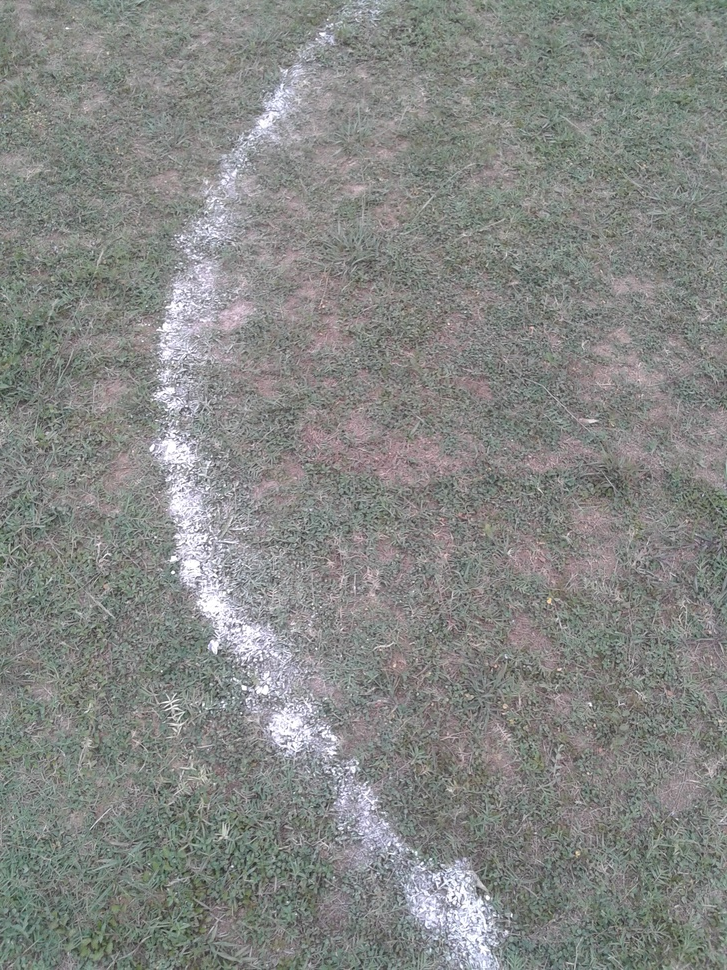
//> input picture environment/interpretation/lane_detector/data/b.jpg, 727 x 970 px, shrunk from 1920 x 2560 before the run
$ ./harrisCorner ../../lane_detector/data/b.jpg   (built with g++ and OpenCV 4)
//> lines starting //> are read from the running program, lines starting //| are printed output that depends on the picture; after the words box and inside, x2 and y2 are one past the last pixel; in counts of white or black regions, pixels touching at a corner belong together
#include "opencv2/highgui/highgui.hpp"
#include "opencv2/imgproc/imgproc.hpp"
#include <iostream>
#include <stdio.h>
#include <stdlib.h>

using namespace cv;
using namespace std;

/// Global variables
Mat src, src_gray;
int thresh = 140;
int max_thresh = 255;

char* source_window = "Source image";
char* corners_window = "Corners detected";

/// Function header
void cornerHarris_demo( int, void* );

/** @function main */
int main( int argc, char** argv )
{
  /// Load source image and convert it to gray
  src = imread( argv[1], 1 );
//> src is the input picture: 970 rows x 727 cols, CV_8UC3; mean B, G, R 133.1, 135.5, 133.5
  cvtColor( src, src_gray, CV_BGR2GRAY );

  // [6 lines of commented-out code are left out]
  cornerHarris_demo( 0, 0 );
  // if(cv::waitKey(33)==27)break;}


  waitKey(0);
  return(0);
}

/** @function cornerHarris_demo */
void cornerHarris_demo( int, void* )
{

  Mat dst, dst_norm, dst_norm_corners;
  dst = Mat::zeros( src.size(), CV_32FC1 );
  dst_norm_corners = Mat::zeros( src.size(), CV_32FC1 );
  /// Detector parameters
  int blockSize = 2;
  int apertureSize = 3;
  double k = 0.04;

  /// Detecting corners
  cornerHarris( src_gray, dst, blockSize, apertureSize, k, BORDER_DEFAULT );
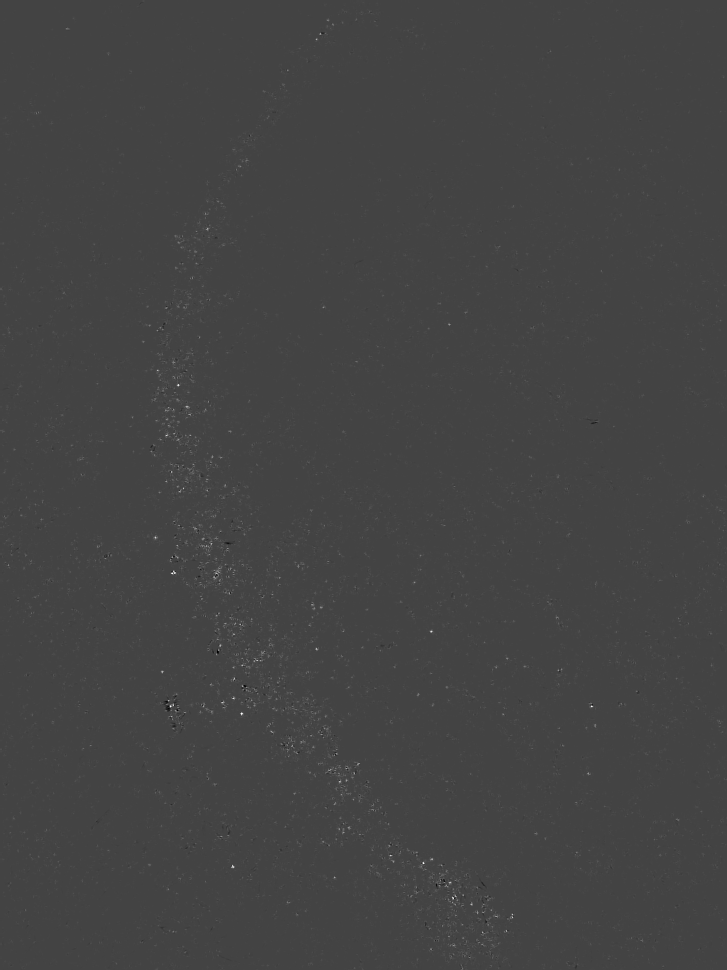
//> dst: 970 rows x 727 cols, CV_32FC1; min -0.00258, max 0.00719, mean 2.7e-05; drawn with min black and max white

  /// Normalizing
  normalize( dst, dst_norm, 0, 255, NORM_MINMAX, CV_32FC1, Mat() );
  // convertScaleAbs( dst_norm, dst_norm_scaled );

  /// Drawing a circle around corners
  for( int j = 0; j < dst_norm.rows ; j++ )
     { for( int i = 0; i < dst_norm.cols; i++ )
          {
            if( (int) dst_norm.at<float>(j,i) > thresh && (int) dst_norm.at<float>(j,i) < max_thresh )
              {
               circle( dst_norm_corners, Point( i, j ), 5,  Scalar(255), 2, 8, 0 );
              }
          }
     }
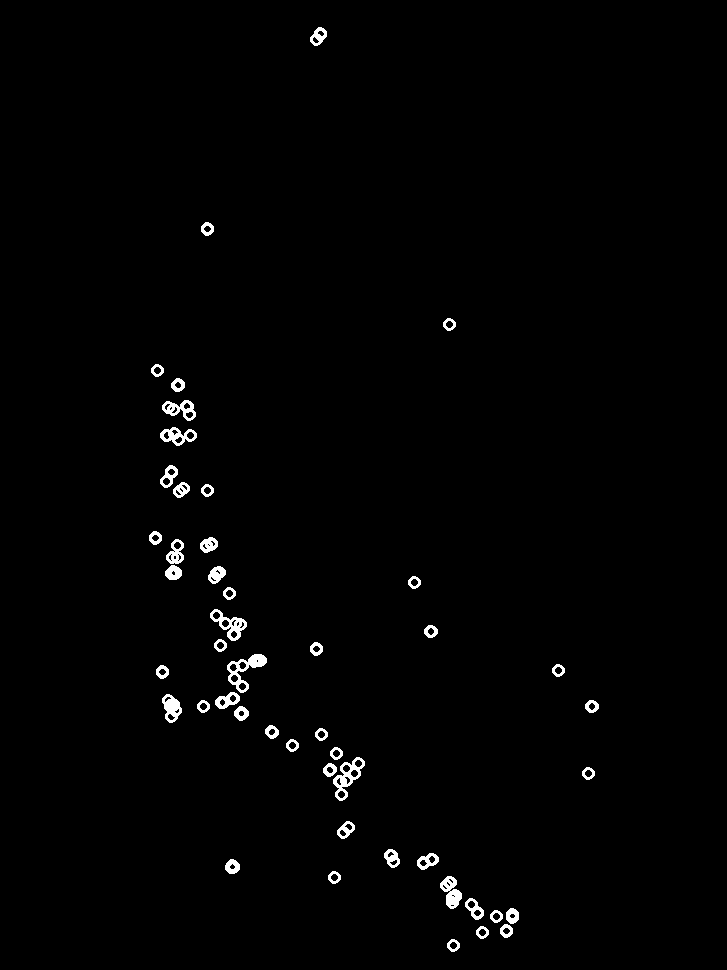
//> dst_norm_corners: 970 rows x 727 cols, CV_32FC1; 1.2% white; 48 white regions, largest, box (x1, y1, x2, y2) and area: (227, 654, 267, 693) 534, (333, 757, 365, 801) 500, (210, 609, 247, 641) 426
  /// Showing the result
  namedWindow( corners_window, CV_WINDOW_AUTOSIZE );
  imshow( corners_window, dst_norm_corners );
}

$ run again, on environment/interpretation/lane_detector/data/original.jpg
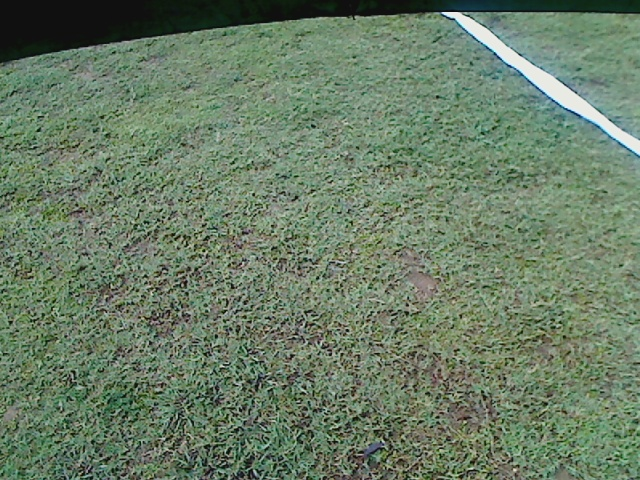
//> input picture environment/interpretation/lane_detector/data/original.jpg, 640 x 480 px
//> src is the input picture: 480 rows x 640 cols, CV_8UC3; mean B, G, R 102.9, 125.8, 106.6
//> `cvtColor( src, src_gray, CV_BGR2GRAY );`:
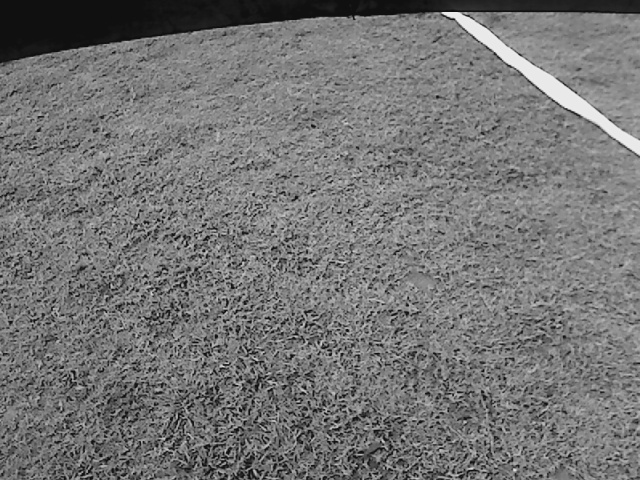
//> src_gray: 480 rows x 640 cols, CV_8UC1; min 9, max 244, mean 117.4
//> in cornerHarris_demo, `cornerHarris( src_gray, dst, blockSize, apertureSize, k, BORDER_DEFAUL..`:
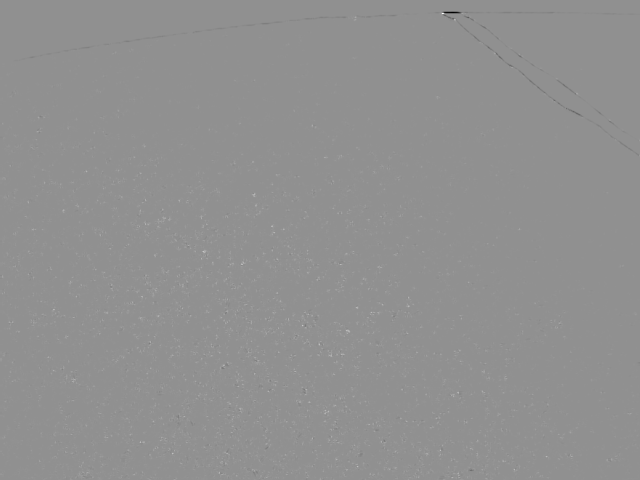
//> dst: 480 rows x 640 cols, CV_32FC1; min -0.0218, max 0.0166, mean 5.45e-05; drawn with min black and max white

$ run again, on environment/interpretation/lane_detector/data/tsc2015.jpg
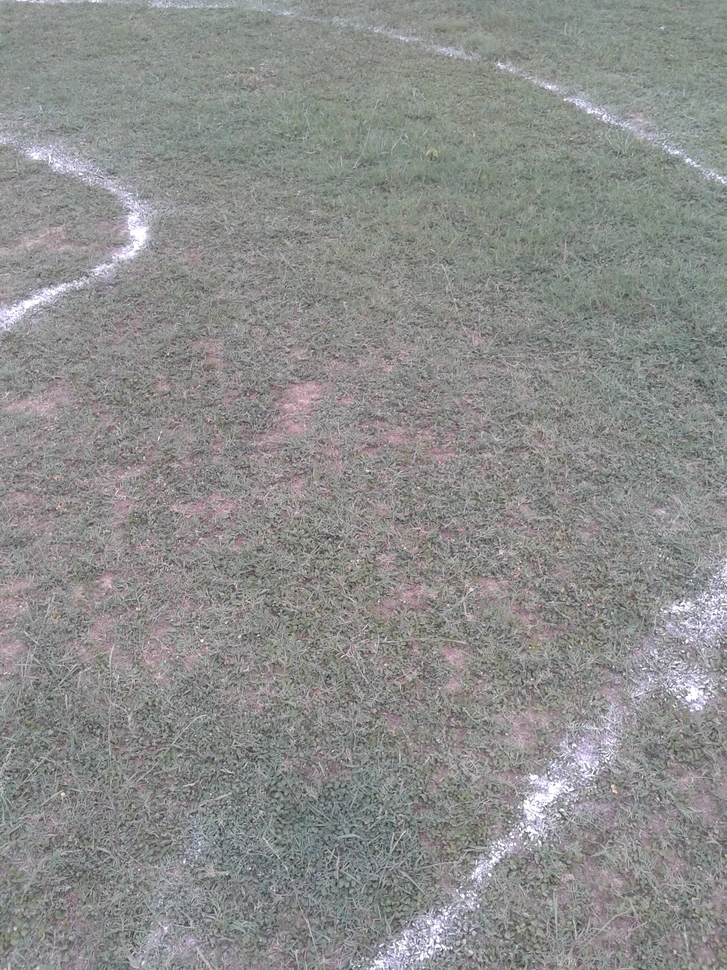
//> input picture environment/interpretation/lane_detector/data/tsc2015.jpg, 727 x 970 px, shrunk from 1920 x 2560 before the run
//> src is the input picture: 970 rows x 727 cols, CV_8UC3; mean B, G, R 140.1, 141.3, 140.7
//> after the loop in cornerHarris_demo, `for( int j = 0; j < dst_norm.rows ; j++ )`:
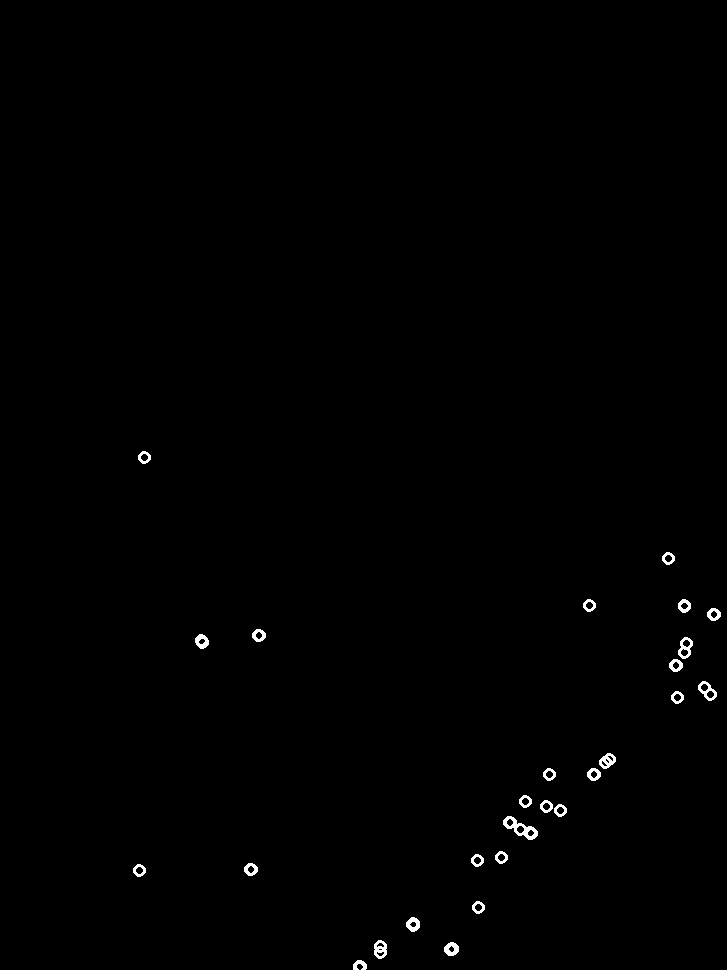
//> dst_norm_corners: 970 rows x 727 cols, CV_32FC1; 0.45% white; 27 white regions, largest, box (x1, y1, x2, y2) and area: (503, 816, 538, 840) 311, (374, 940, 387, 959) 164, (678, 637, 693, 659) 163
